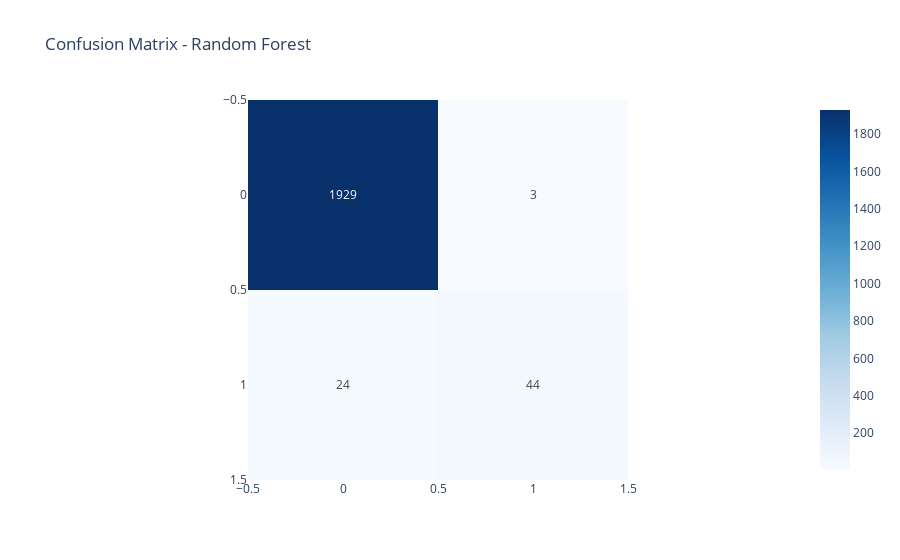

The code cell stored with this chart in its notebook:
### Markdown cell above
MATRICE DE CONFUSION INTERACTIVE

### Code cell
cm = confusion_matrix(y_test, y_pred)

fig = px.imshow(
    cm,
    text_auto=True,
    color_continuous_scale='Blues',
    title='Confusion Matrix - Random Forest',
)
fig.show()

### Figure 1 — Plotly figure (JSON) as saved in the notebook; plotly's stock layout.template omitted (floating-point values rounded to 4 significant figures)
{"data": [{"coloraxis": "coloraxis", "hovertemplate": "x: %{x}<br>y: %{y}<br>color: %{z}<extra></extra>", "name": "0", "texttemplate": "%{z}", "type": "heatmap", "xaxis": "x", "yaxis": "y", "z": [[1929, 3], [24, 44]]}], "layout": {"coloraxis": {"colorscale": [[0, "rgb(247,251,255)"], [0.125, "rgb(222,235,247)"], [0.25, "rgb(198,219,239)"], [0.375, "rgb(158,202,225)"], [0.5, "rgb(107,174,214)"], [0.625, "rgb(66,146,198)"], [0.75, "rgb(33,113,181)"], [0.875, "rgb(8,81,156)"], [1, "rgb(8,48,107)"]]}, "title": {"text": "Confusion Matrix - Random Forest"}, "xaxis": {"anchor": "y", "constrain": "domain", "domain": [0, 1], "scaleanchor": "y"}, "yaxis": {"anchor": "x", "autorange": "reversed", "constrain": "domain", "domain": [0, 1]}}}
